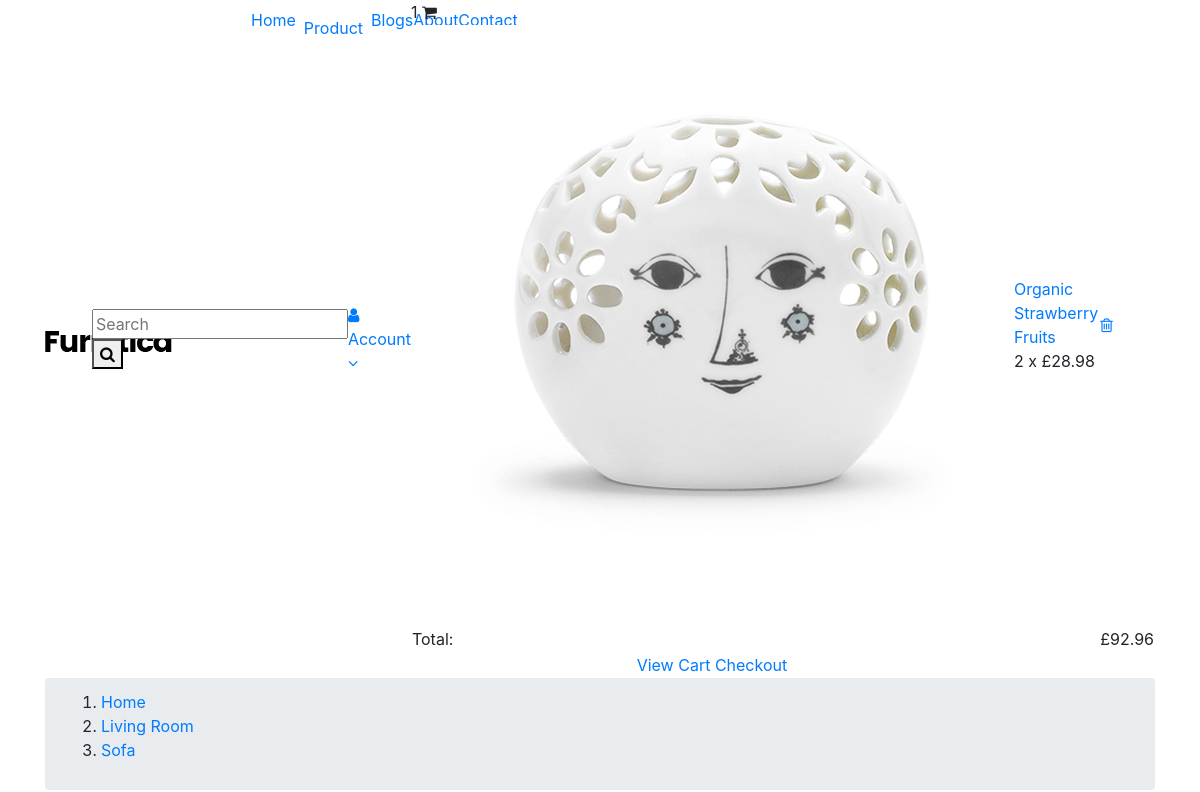
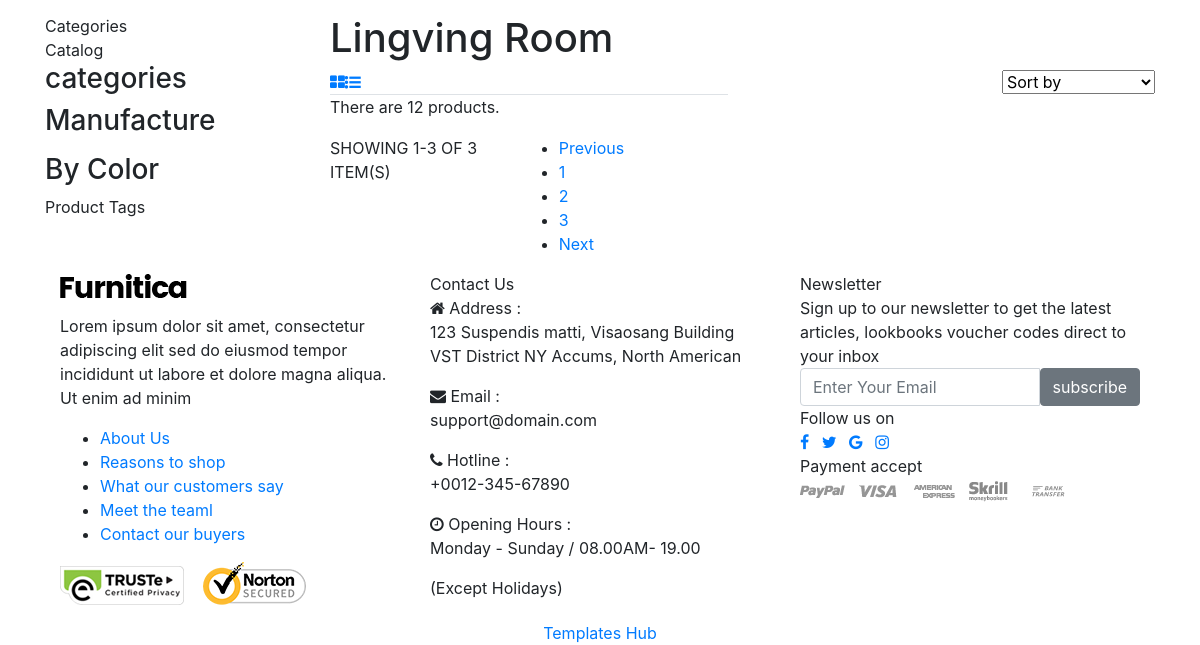
Before: /en/product/ with the older database file (2 pictures, top to bottom).
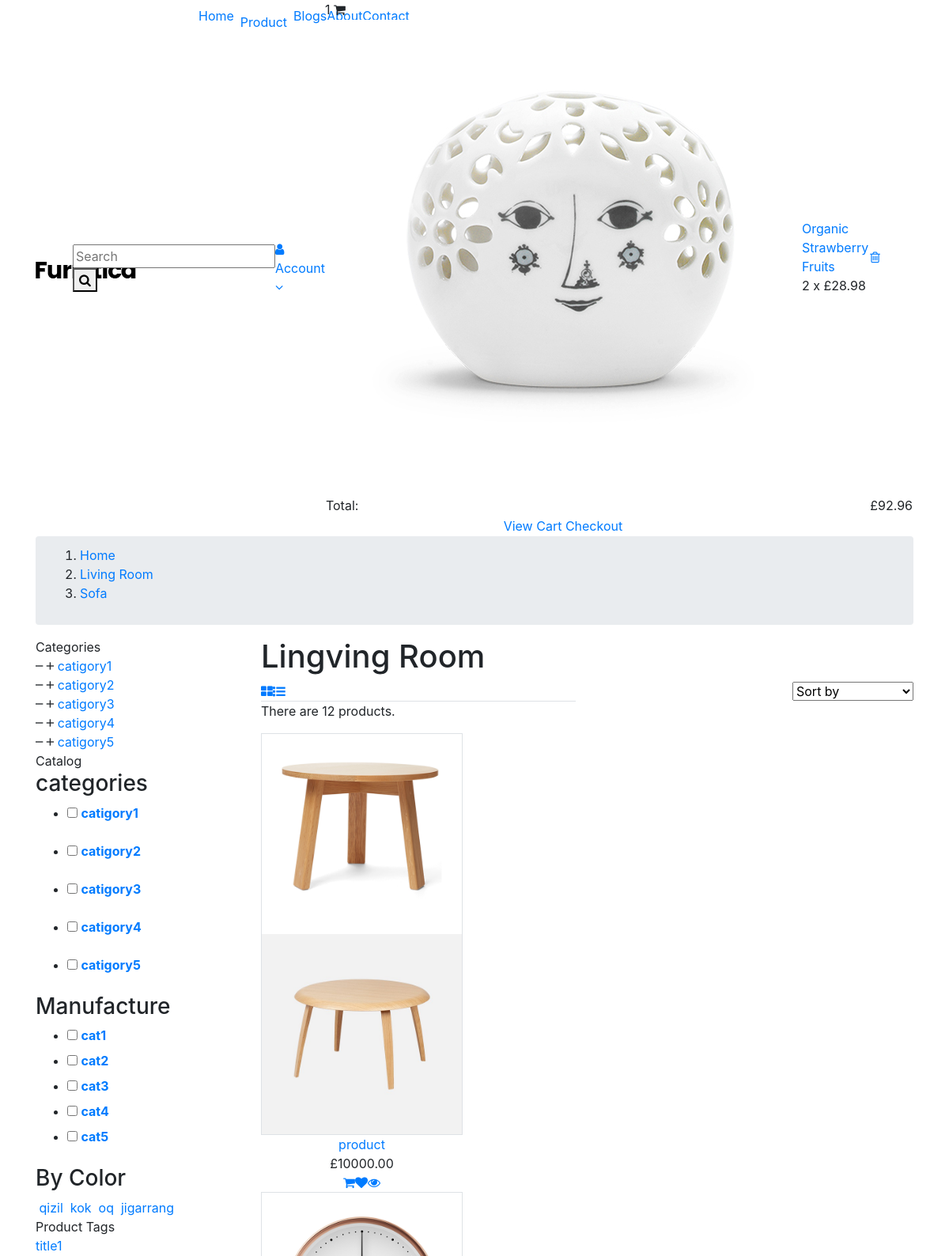
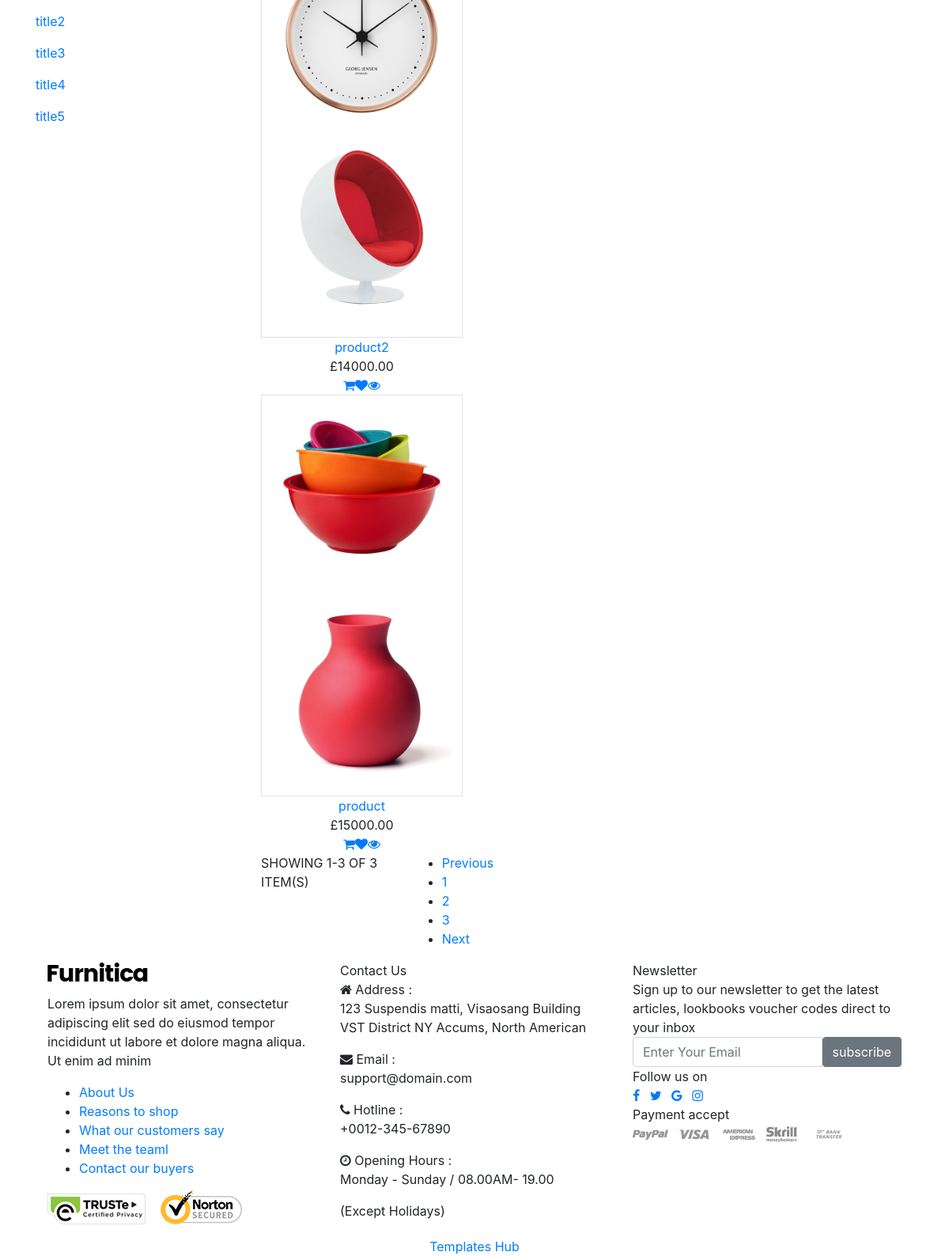
After: the same page with the newer database file (2 pictures, top to bottom).
### apps/product/models.py (models this page shows, shortened)
class ProductCategory(BaseModel):
    title = models.CharField(max_length=128)
    class Meta:
        verbose_name = 'product category'
        verbose_name_plural = 'product categories'

class ProductCatalog(models.Model):
    title = models.CharField(max_length=128)
    class Meta:
        verbose_name = 'product Catalog'
        verbose_name_plural = 'product Catalog'

class ProductColor(models.Model):
    title = models.CharField(max_length=128)
    code = models.CharField(max_length=6)
    class Meta:
        verbose_name = 'product color'
        verbose_name_plural = 'product colors'

class ProductTag(models.Model):
    title = models.CharField(max_length=128)
    class Meta:
        verbose_name = 'product title'
        verbose_name_plural = 'product title'

class ProductModel(BaseModel):
    title = models.CharField(max_length=100)
    image = models.ImageField(upload_to='products/', null=True, blank=True)
    image_1 = models.ImageField(upload_to='products/', null=True, blank=True)
    categories = models.ManyToManyField(ProductCategory, related_name='products')
    color = models.ForeignKey(ProductColor, on_delete=models.CASCADE, related_name='products')
    price = models.DecimalField(max_digits=10, decimal_places=2)
    quantity = models.PositiveSmallIntegerField()
    class Meta:
        verbose_name = 'product'
        verbose_name_plural = 'products'

### apps/product/views.py (the view)
# urls.py: path('', product_pages_views, name = 'products')
def product_pages_views(request):
    categories = ProductCategory.objects.all()
    catalog = ProductCatalog.objects.all()
    colors = ProductColor.objects.all()
    tags = ProductTag.objects.all()
    products = ProductModel.objects.all()
    context = {
            "categories": categories,
            "catalog": catalog,
            "colors": colors,
            "tags": tags,
            "products": products,
        }
    return render(request, 'product-grid-sidebar-left.html', context)

### apps/about/templatetags/my_tags.py (called while the page is built)
@register.simple_tag
def get_full_url(request, lang):
    path = request.path.split('/')
    path[1] = lang
    return '/'.join(path)

### template/product-grid-sidebar-left.html (shortened to what the changed rows need)
{% extends 'layout/base.html' %}
{% load static %}
{% block body_id %}id="product-sidebar-left" class="product-grid-sidebar-left"{% endblock %}
{% block content %}
{% load i18n %}
    <div class="main-content">
        <div id="wrapper-site">
            <div id="content-wrapper" class="full-width">
                <div id="main">
                    <div class="page-home">
                        <div class="container">
                            <div class="content">
                                <div class="row">
                                    <div class="sidebar-3 sidebar-collection col-lg-3 col-md-4 col-sm-4">
                                        <div class="sidebar-block">
                                            <div class="block-content">
                                                {% for cat in categories %}
                                                <div class="cateTitle hasSubCategory open level1">
                                                    <span class="arrow collapsed collapse-icons" data-toggle="collapse" data-target="#livingroom" aria-expanded="false" role="status">
                                                        <i class="zmdi zmdi-minus"></i>
                                                        <i class="zmdi zmdi-plus"></i>
                                                    </span>
                                                    	<a class="cateItem" href="#">{{ cat.title }}</a>
                                                </div>
                                                {% endfor %}
                                            </div>
                                        </div>
                                        <div class="sidebar-block">
                                            <div class="new-item-content">
                                                {% for cat in categories %}
                                                <ul class="scroll-product">
                                                    <li>
                                                        <label class="check">
                                                            <input type="checkbox">
                                                        </label>
                                                        <a href="#">
                                                            <b>{{ cat.title }}</b>
                                                        </a>
                                                    </li>
                                                </ul>
                                                {% endfor %}
                                            </div>
                                            <div class="new-item-content">
                                                <ul class="scroll-product">
                                                    {% for catal in catalog  %}
                                                    <li>
                                                        <label class="check">
                                                            <input type="checkbox">
                                                        </label>
                                                        <a href="#">
                                                            <b>{{ catal.title }}</b>
                                                        </a>
                                                    </li>
                                                    {% endfor %}
                                                </ul>
                                            </div>
                                            <div class="sidebar-block by-color">
                                                <div>
                                                    {% for color in colors %}
                                                    <span class="left" >
                                                        <a href="#">
                                                            <span>{{ color.title }}
                                                            </span>
                                                        </a>
                                                    </span>
                                                    {% endfor %}
                                                </div>
                                            </div>
                                        </div>
                                        <div class="sidebar-block product-tags">
                                            <div class="block-content">
                                                {% for tag in tags %}
                                                <ul class="listSidebarBlog list-unstyled">
                                                    <li>
                                                        <a href="#" title="Show products matching tag Hot Trend">{{ tag.title }}</a>
                                                    </li>
                                                </ul>
                                                {% endfor %}
                                            </div>
                                        </div>
                                    </div>
                                    <div class="col-sm-8 col-lg-9 col-md-8 product-container">
                                        <h1>Lingving Room</h1>
                                        <div class="tab-content product-items">
                                            <div id="grid" class="related tab-pane fade in active show">
                                                <div class="row">
                                                    <div class="item text-center col-md-4">
                                                        {% for product in products %}
                                                        	<div class="product-miniature js-product-miniature item-one first-item">
                                                            <div class="thumbnail-container border">
                                                                <a href="product-detail.html">
                                                                    <img class="img-fluid image-cover" src="{{ product.image.url }}" alt="img">
                                                                    <img class="img-fluid image-secondary" src="{{ product.image_1.url }}" alt="img">
                                                                </a>
                                                            </div>
                                                            <div class="product-description">
                                                                <div class="product-groups">
                                                                    <div class="product-title">
                                                                        <a href="product-detail.html">{{ product.title }}</a>
                                                                    </div>
                                                                    <div class="product-group-price">
                                                                        <div class="product-price-and-shipping">
                                                                            <span class="price">£{{ product.price }}</span>
                                                                        </div>
                                                                    </div>
                                                                </div>
                                                                <div class="product-buttons d-flex justify-content-center">
                                                                    <form action="#" method="post" class="formAddToCart">
                                                                        <a class="add-to-cart" href="#" data-button-action="add-to-cart">
                                                                            <i class="fa fa-shopping-cart" aria-hidden="true"></i>
                                                                        </a>
                                                                    </form>
                                                                    <a class="addToWishlist" href="#" data-rel="1" onclick="">
                                                                        <i class="fa fa-heart" aria-hidden="true"></i>
                                                                    </a>
                                                                    <a href="#" class="quick-view hidden-sm-down" data-link-action="quickview">
                                                                        <i class="fa fa-eye" aria-hidden="true"></i>
                                                                    </a>
                                                                </div>
                                                            </div>
                                                        </div>
                                                        {% endfor %}
                                                    </div>
                                                </div>
                                            </div>
                                        </div>
                                    </div>
                                </div>
                            </div>
                        </div>
                    </div>
                </div>
            </div>
        </div>
    </div>
{% endblock %}

Changed rows visible on the page:
added ProductCategory: title "catigory1"
added ProductCategory: title "catigory2"
added ProductCategory: title "catigory3"
added ProductCategory: title "catigory4"
added ProductCategory: title "catigory5"
added ProductCatalog: title "cat1"
added ProductCatalog: title "cat2"
added ProductCatalog: title "cat3"
added ProductCatalog: title "cat4"
added ProductCatalog: title "cat5"
added ProductColor: title "qizil"
added ProductColor: title "kok"
added ProductColor: title "oq"
added ProductColor: title "jigarrang"
added ProductTag: title "title1"
added ProductTag: title "title2"
added ProductTag: title "title3"
added ProductTag: title "title4"
added ProductTag: title "title5"
added ProductModel: image (picture), image_1 (picture), title "product", price "10000.00"
added ProductModel: image (picture), image_1 (picture), title "product2", price "14000.00"
added ProductModel: image (picture), image_1 (picture), title "product", price "15000.00"
